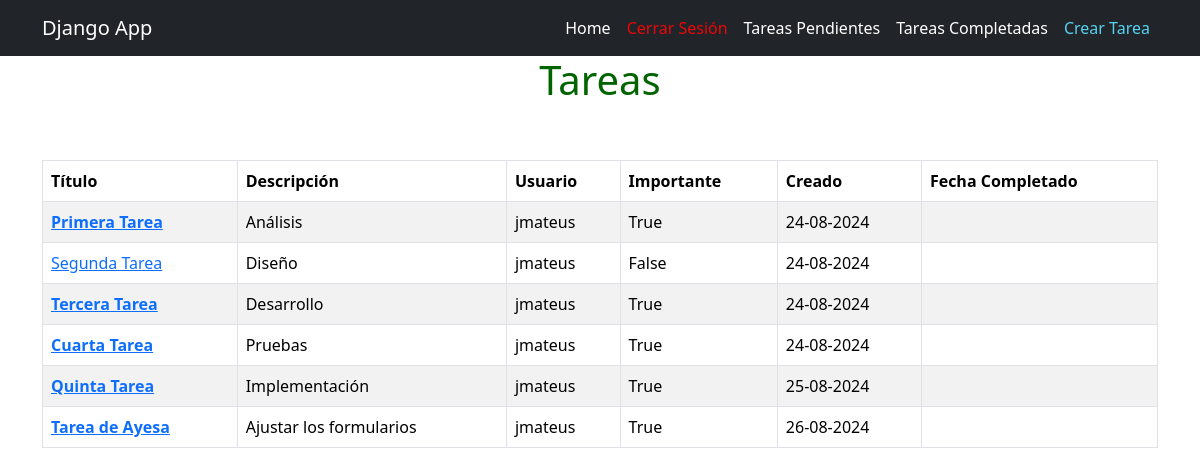
Before: /tasks/ (signed in) with the older database file.
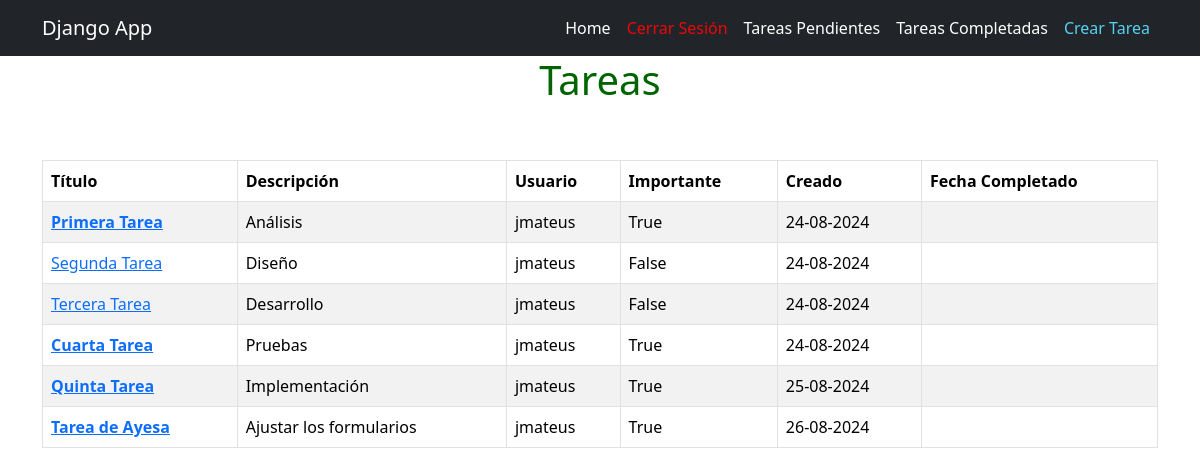
After: the same page with the newer database file.
### tasks/models.py (models this page shows, shortened)
class Task(models.Model):
    title = models.CharField(max_length=100)
    description = models.TextField(blank=True)
    created = models.DateTimeField(auto_now_add=True)
    datecompleted = models.DateTimeField(null=True, blank=True)
    important = models.BooleanField(default=False)
    user = models.ForeignKey(User, on_delete=models.CASCADE)

### tasks/views.py (the view)
# urls.py: path('tasks/', views.tasks, name = 'tasks'),
@login_required
def tasks(request):
    tasks = Task.objects.filter(user = request.user, datecompleted__isnull = True)
    return render (request, 'tasks.html',{
        'tasks': tasks
    })

### tasks/templates/tasks.html
{% extends 'base.html' %}
{% block content %}
<h1 class="text-center" style="color: darkgreen;">Tareas</h1>
    <main class="container">
        <div class ="row">
            <div class ="col-md-12 offset-md-0 mt-5">
                <table class="table table-striped table-bordered">
                    <thead>
                        <tr>
                            <th>Título</th>
                            <th>Descripción</th>
                            <th>Usuario</th>
                            <th>Importante</th>
                            <th>Creado</th>
                            <th>Fecha Completado</th>
                        </tr>
                    </thead>
                    <tbody>
                        {% for task in tasks %}
                        <tr>
                            <td>
                                <a href="{% url 'task_detail' task.id %}">
                                    {% if task.important %}
                                    <strong>{{task.title}}</strong>
                                    {% else %}
                                    {{task.title}}
                                    {% endif %}
                                </a>
                            </td>
                            <td>{{task.description}}</td>
                            <td>{{task.user.username}}</td>
                            <td>{{task.important}}</td>
                            <td>{{task.created|date:"d-m-Y"}}</td>
                            <td>{{task.datecompleted|date:"d-m-Y"}}</td>
                        </tr>
                        {% endfor %}
                    </tbody>
                </table>
            </div>
        </div>
    </main>
{% endblock %}

Changed rows visible on the page:
changed Task "Tercera Tarea": important "True" → "False"
